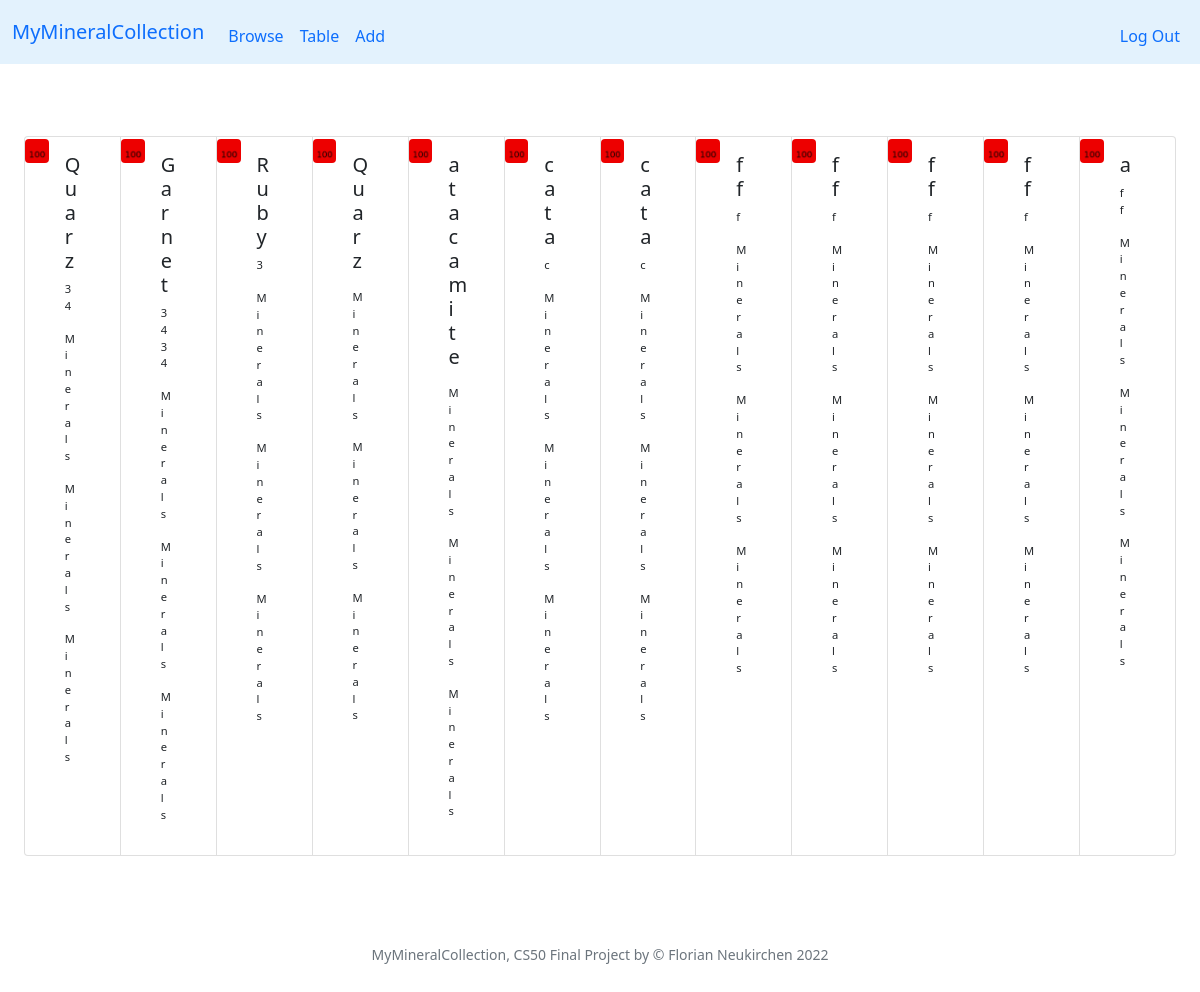
Before: / (signed in) with the older database file.
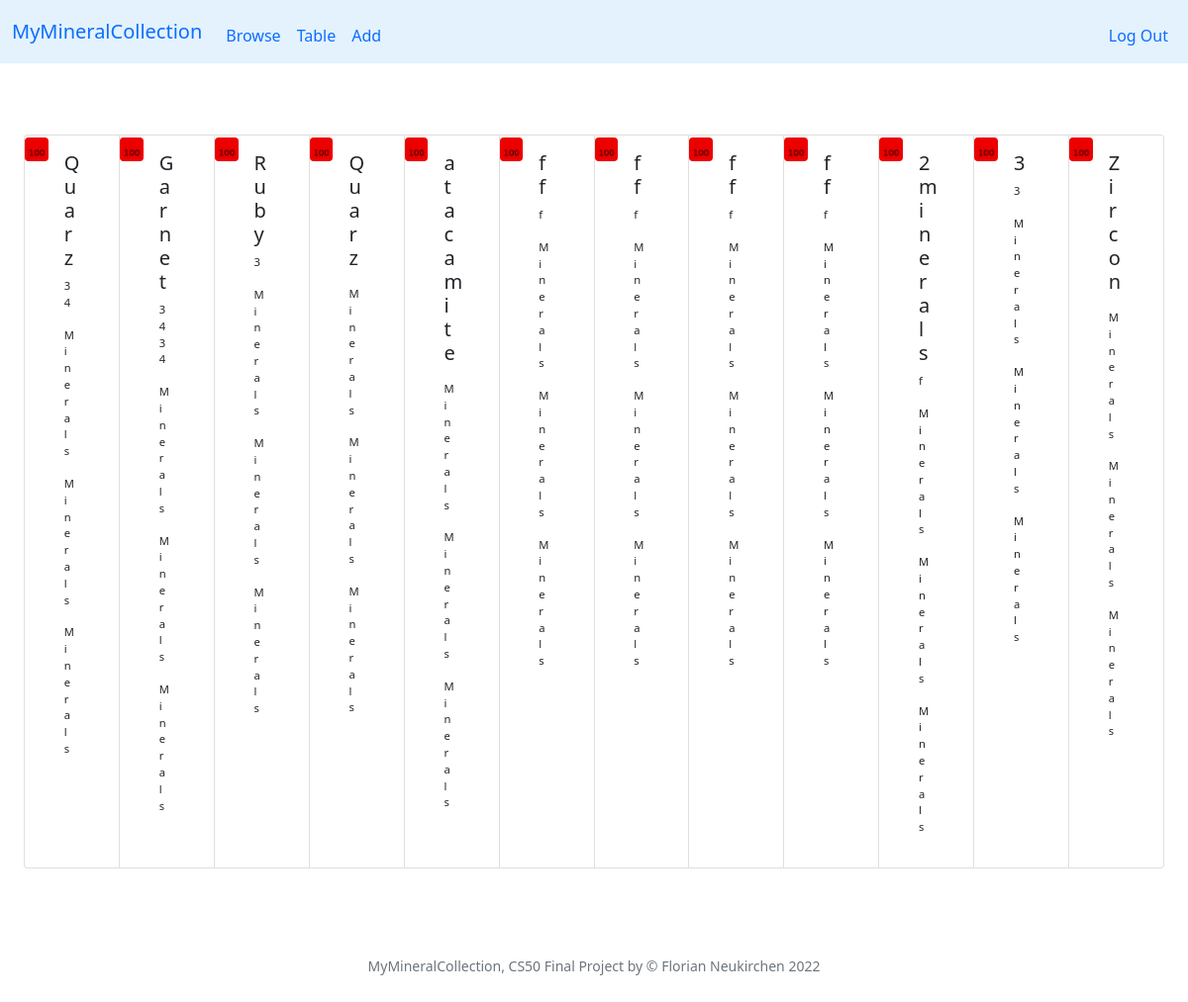
After: the same page with the newer database file.
### tables this page shows
CREATE TABLE specimen (id INTEGER PRIMARY KEY AUTOINCREMENT NOT NULL, user_id INTEGER NOT NULL, my_id TEXT, title TEXT, locality TEXT, day INTEGER, month INTEGER, year INTEGER, storage TEXT, timestamp TEXT, thumbnail TEXT);

### app.py (the view)
@app.route("/")
@login_required
def index():
    rows = db.execute("SELECT * FROM specimen WHERE user_id = ?", session["user_id"])
    return render_template("cards.html", rows=rows)

### app.py (called while the page is built)
@app.after_request
def after_request(response):
    response.headers["Cache-Control"] = "no-cache, no-store, must-revalidate"
    response.headers["Expires"] = 0
    response.headers["Pragma"] = "no-cache"
    return response

### helpers.py (called while the page is built)
def login_required(f):
    @wraps(f)
    def decorated_function(*args, **kwargs):
        if session.get("user_id") is None:
            return redirect("/login")
        return f(*args, **kwargs)
    return decorated_function

### templates/cards.html (shortened to what this page needs)
{% extends "layout.html" %}
{% block main %}
<div class="container-fluid py-4 text-center">
    <div class="card-group">
        {% for row in rows %}
        <div class="card mb-3" style="max-width: 540px;">
            <div class="row g-0">
              <div class="col-md-3">
                <img src="static/100.png" class="img-fluid rounded" alt="...">
              </div>
              <div class="col-md-4">
                <div class="card-body text-start card-smaller">
                    <h5 class="card-title">{{ row['title'] }}</h5>
                    <p class="card-text">{{ row['my_id'] }}</p>
                    <p class="card-text">Minerals</p>
                    <p class="card-text">Minerals</p>
                    <p class="card-text">Minerals</p>
                </div>
              </div>
            </div>
          </div>
        {% endfor %}
    </div>
</div>
{% endblock %}

### templates/layout.html (shortened to what this page needs)
<!DOCTYPE html>
<html lang="en">
    <head>
        <link href="https://cdn.jsdelivr.net/npm/bootstrap@5.1.3/dist/css/bootstrap.min.css" rel="stylesheet">
        <link href="/static/styles.css" rel="stylesheet">
    </head>
    <body>
        <nav class="navbar navbar-expand-md myblue">
            <div class="container-fluid">
                <a class="navbar-brand" href="/">MyMineralCollection</a>
                <div class="collapse navbar-collapse" id="navbar">
                    {% if session["user_id"] %}
                        <ul class="navbar-nav me-auto mt-2">
                            <li class="nav-item"><a class="nav-link" href="/">Browse</a></li>
                            <li class="nav-item"><a class="nav-link" href="/table">Table</a></li>
                            <li class="nav-item"><a class="nav-link" href="/add">Add</a></li>
                        </ul>
                        <ul class="navbar-nav ms-auto mt-2">
                            <li class="nav-item"><a class="nav-link" href="/logout">Log Out</a></li>
                        </ul>
                    {% else %}
                        <ul class="navbar-nav ms-auto mt-2">
                            <li class="nav-item"><a class="nav-link" href="/register">Register</a></li>
                            <li class="nav-item"><a class="nav-link" href="/login">Log In</a></li>
                        </ul>
                    {% endif %}
                </div>
            </div>
        </nav>
        <main class="container-fluid py-5 text-center">
            {% block main %}{% endblock %}
        </main>
        <footer class="mb-5 small text-center text-muted">
            MyMineralCollection, CS50 Final Project by &#169; Florian Neukirchen 2022
        </footer>
    </body>
</html>

### static/styles.css (style rules this page uses)
.myblue { background-color: #e3f2fd; }
.card-smaller { font-size: 70%; }

Changed rows visible on the page:
removed specimen: title "cata", my_id "c"
removed specimen: title "cata", my_id "c"
removed specimen: title "a", my_id "ff"
added specimen: title "2 minerals", my_id "f"
added specimen: title "3", my_id "3"
added specimen: title "Zircon"
